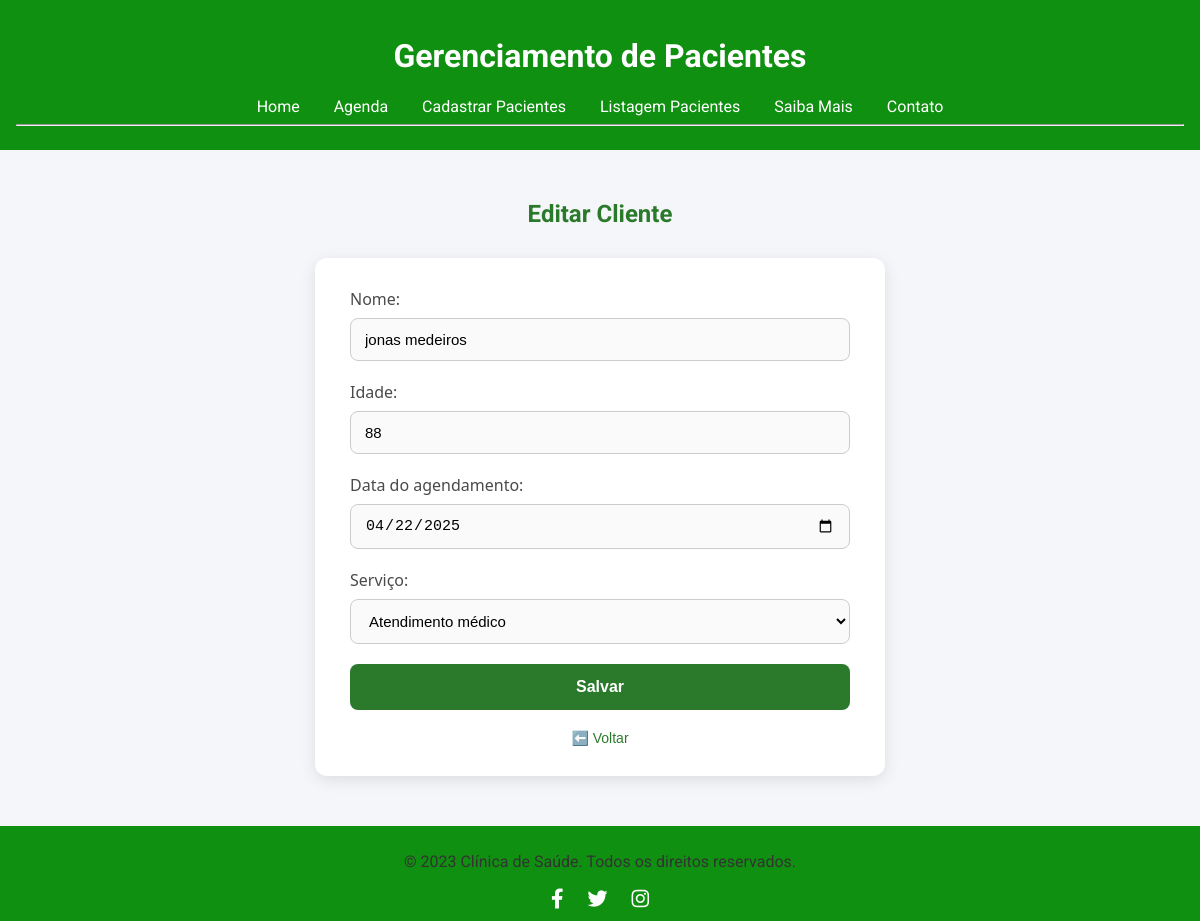
Before: /editar/18 with the older database file.
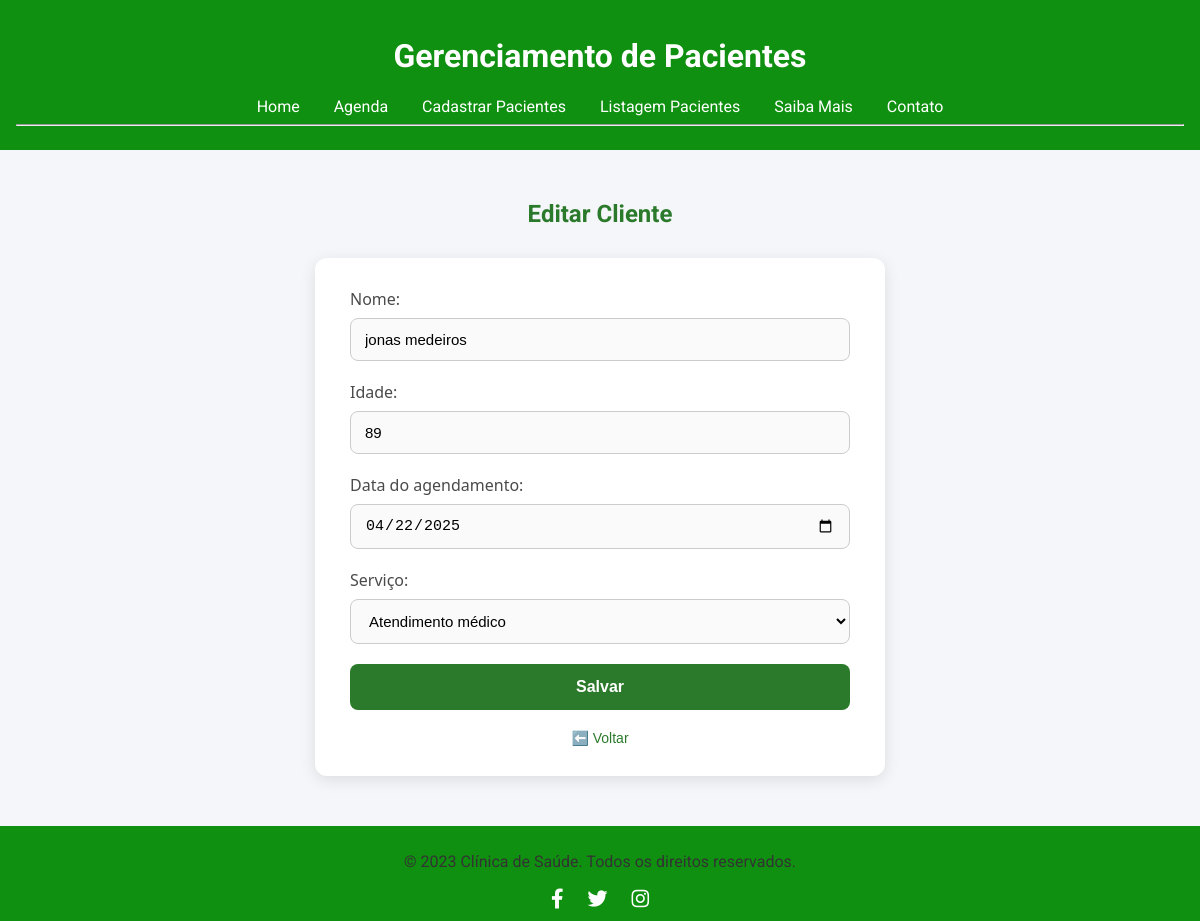
After: the same page with the newer database file.
### tables this page shows
CREATE TABLE clientes (
            id INTEGER PRIMARY KEY AUTOINCREMENT,
            nome TEXT NOT NULL,
            idade TEXT NOT NULL,
            data_cadastro TEXT NOT NULL  
        , servico TEXT);

### app.py (the view, shortened to what this page needs)
@app.route('/editar/<int:index>', methods=['GET', 'POST'])
def editar(index):
    conn = get_db_connection()
    cliente = conn.execute('SELECT * FROM clientes WHERE id = ?', (index,)).fetchone()
    conn.close()
    return render_template('form.html', titulo='Editar Cliente', cliente=cliente)

### app.py (called while the page is built)
def get_db_connection():
    conn = sqlite3.connect('database.db')
    conn.row_factory = sqlite3.Row
    return conn

### Templates/form.html (shortened to what this page needs)
{% extends 'base.html' %}
{% block conteudo %}
    <h2>{{ titulo }}</h2>
    <form method="post">
        <label for="nome">Nome:</label>
        <input type="text" id="nome" name="nome" value="{{ cliente.nome if cliente else '' }}" required>
        <label for="idade">Idade:</label>
        <input type="text" id="idade" name="idade" value="{{ cliente.idade if cliente else '' }}" required>
        <label for="data_cadastro">Data do agendamento:</label>
        <input type="date" id="data_cadastro" name="data_cadastro" value="{{ cliente.data_cadastro if cliente else '' }}" required>
        <label for="servico">Serviço:</label>
        <select id="servico" name="servico" required>
            <option value="Atendimento médico">Atendimento médico</option>
        </select>
        <button type="submit">Salvar</button>
        <a href="{{ request.referrer or url_for('index') }}" class="back-link" title="Voltar para página anterior" style="text-decoration: none">⬅️ Voltar</a>
{% endblock %}

Changed rows visible on the page:
changed clientes "jonas medeiros": idade "88" → "89"
